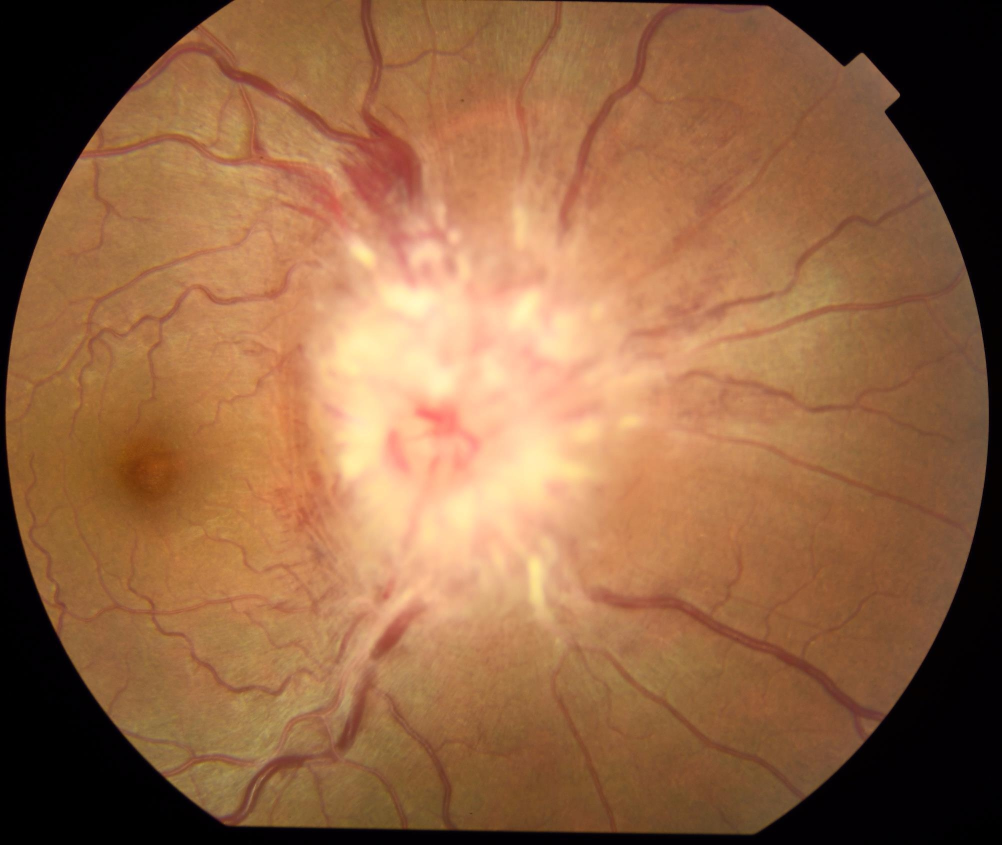
#> input picture optic_disc_detection/test_images/EDD Disc Edema32.jpg, 2004 x 1690 px, found by its file name (shown at 1/2 size); its folder holds only this picture in this run
$ python testing.py
#> lines starting #> are read from the running program, lines starting #| are printed output that depends on the picture; after the words box and inside, x2 and y2 are one past the last pixel; in counts of white or black regions, pixels touching at a corner belong together
#> in all_images, img is the input picture: PIL image 2004x1690 RGB; mean R, G, B 147, 101.7, 67.6
### optic_disc_detection_vessel/initial_processing.py
import numpy as np
from PIL import Image
import cv2

def extract_channel(img, channel):
    """
    Returns the normalized [0, 1]  channel from RGB array image in float32 array
    """
    if channel == 1: # RED
        red_img = img[:, :, 0].astype(np.float32) / 255.0
        return red_img
    elif channel == 2: # BLUE
        grn_img = img[:, :, 1].astype(np.float32) / 255.0
        return grn_img
    elif channel == 3: # GREEN
        blu_img = img[:, :, 2].astype(np.float32) / 255.0
        return blu_img
    return None


def resize(img, target_size):
    """
    Inputs PIL Image and returns resized image as float32 array
    Preserved aspect ratio, where the shorter side is the target size
    If all sides smaller than target size do nothing
    Faciliates faster disc detection
    """
#> called with target_size = 512
    w, h = img.size

    if w < target_size and h < target_size:
        return np.array(img).astype(np.float32)
    if w < h:
        new_w = target_size
        new_h = int(h * target_size / w)
    else:
        new_h = target_size
        new_w = int(w * target_size / h)

    resize_img = img.resize((new_w, new_h), Image.LANCZOS)
    # Options for resampling: NEAREST, BOX, BILINEAR, HAMMING, BICUBIC, LANCZOS
    # LANCZOS chosen as resizing performed as has high quality downsampling
    return np.array(resize_img).astype(np.float32)

### optic_disc_detection_vessel/border_processing.py
import numpy as np
import cv2

def create_mask(img, threshold_value=20/255, distance_to_edge=10, max_border_fraction=0.001):
    """
    Creates a masks to remove dark borders around fundus (assumes iamge is array [0,1] float)

    threshold_value: intensity cutoff to seperate fov and the dark border
    distance_to_edge: minimum Euclidean distance a pixel must have from the fov boundary to be included in the mask
    max_border_fraction: maximum fraction of the image that can be below threshold to assume there is no border

    Returns a binary mask where 1 indicates valid region and 0 indicates outside fov
    """
#> called with threshold_value = 0.0784, distance_to_edge = 10, max_border_fraction = 0.001
    border_mask = (img > threshold_value).astype(np.uint8)
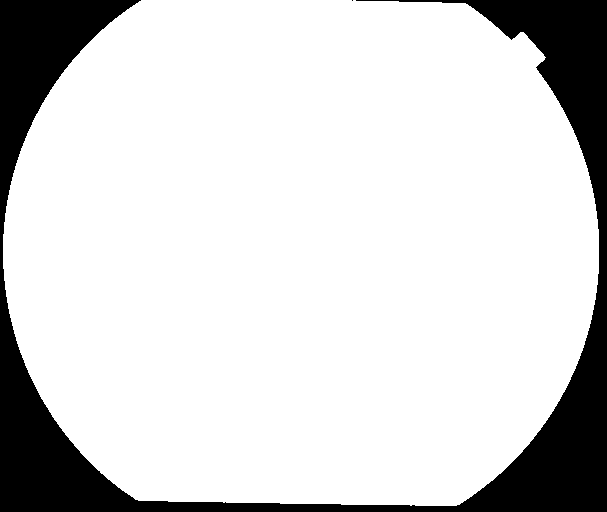
#> border_mask: shape (512, 607); values 0 (black) and 1 (white), 83.5% white; 2 black regions (1 under 20 px), largest, box (x1, y1, x2, y2) and area: (0, 0, 607, 512) 51182
    coverage = border_mask.mean() # Fraction of pixels above threhsold
#> coverage = 0.835

    if coverage < (1 -  max_border_fraction):
        # Keep only the largest connected component (retina FOV)
        num, labels, stats, _ = cv2.connectedComponentsWithStats(border_mask, connectivity=4)
#> num = 2; stats = [[0, 0, 607, 512, 51183], [3, 0, 596, 506, 259601]]
        # 4 Connectivity vs 8 Connectivity (4 = Up, Down, L, R  8 = U, D, L, R, Diagonals)
        if num > 1:
            # Skip Label 0 which is the background (largest = 1 + ...)
            largest = 1 + np.argmax(stats[1:, cv2.CC_STAT_AREA])
#> largest = 1
            border_mask = (labels == largest).astype(np.uint8)
        else:
            border_mask[:] = 1
    else:
        # If coverage is very large assume there is no border and treat the entire image as valid
        border_mask[:] = 1

    dist = cv2.distanceTransform(border_mask, distanceType=cv2.DIST_L2, maskSize=5)
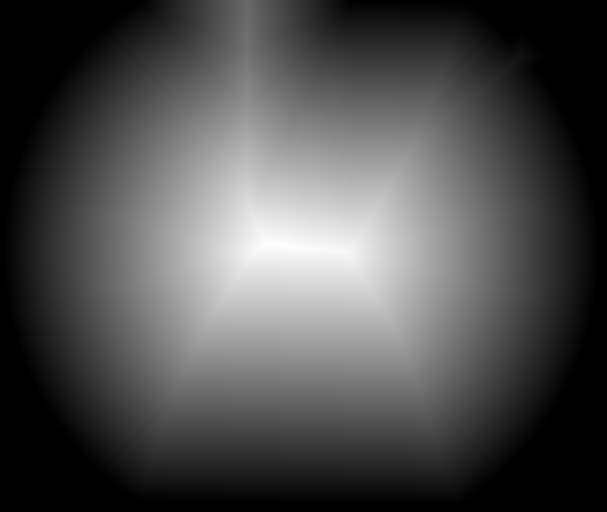
#> dist: shape (512, 607) float32; min 0, max 259.7, mean 80; drawn with min black and max white
    # Mask size looks in a 5×5 neighbourhood to approximate Euclidean distance by propagation

    # Keeps only pixels at least distance_to_edge pixels away from the boundary
    fov_mask = (dist >= distance_to_edge).astype(np.uint8)
#> fov_mask: shape (512, 607); values 0 (black) and 1 (white), 78.5% white; 1 black region, box (x1, y1, x2, y2) and area: (0, 0, 607, 512) 66883

    return fov_mask

# [11 lines left out: function border_fill_median, not called in this run]

def inpaint(img, mask, inpaint_radius=7, inpaint_method=cv2.INPAINT_TELEA):
    """
    Inpaint border using OpenCV inpaint algorithm outside using inside fov image content

    inpaint_radius: Neighborhood radius used for inpainting
    inpaint_method: OpenCV inpainting method (TELEA vs NS)
        INPAINT_TELEA default as faster and produces good enough results

    Returns inpainted image as float array in [0, 1]
    """
#> called with inpaint_radius = 7, inpaint_method = 1
    img = (np.clip(img, 0, 1) * 255).astype(np.uint8) # OpenCV only accepts 8-bit images
#> img: shape (512, 607)
    out_mask = ((mask == 0).astype(np.uint8) * 255) # Creates inpaint mask (outside fov = 255, inside = 0)
    img_inp = cv2.inpaint(img, out_mask, inpaint_radius, inpaint_method).astype(np.float32) / 255.0

    return img_inp

### optic_disc_detection_vessel/save_results.py
import numpy as np
import os
import cv2

def save_image(img, save_folder, name):
    """
    Save an image array, handling grayscale (H×W) and RGB (H×W×3) images
    """
#> called with name = '1_img.png'

    if img.ndim == 2:
        # Grayscale image (assumed float [0,1])
        if img.dtype != np.uint8:
            img = (np.clip(img, 0, 1) * 255).astype(np.uint8)
        save_path = os.path.join(save_folder, name)
        cv2.imwrite(save_path, img)

    elif img.ndim == 3 and img.shape[2] == 3:
        # RGB image
        if img.dtype != np.uint8:
            img = np.clip(img, 0, 255).astype(np.uint8)
        save_path = os.path.join(save_folder, name)
        cv2.imwrite(save_path, cv2.cvtColor(img, cv2.COLOR_RGB2BGR))

    else:
        raise ValueError("Unsupported image shape")

def save_mask_overlay(img, mask, save_folder, name, alpha=0.35):
    """
    Save an RGB visualization overlaying the excluded mask region in red
    """
#> called with name = '3_mask_overlay.png', alpha = 0.35
    # Ensure correct dimensions and channels
    img = (np.clip(img, 0, 1) * 255).astype(np.uint8)
    img = cv2.cvtColor(img, cv2.COLOR_GRAY2BGR)
#> img: shape (512, 607, 3)

    # Create overlay where mask is 0 (border)
    overlay = img.copy()
    overlay[mask == 0] = (0, 0, 255) # Colour overlay red
    mask_overlay = cv2.addWeighted(overlay, alpha, img, 1 - alpha, 0)
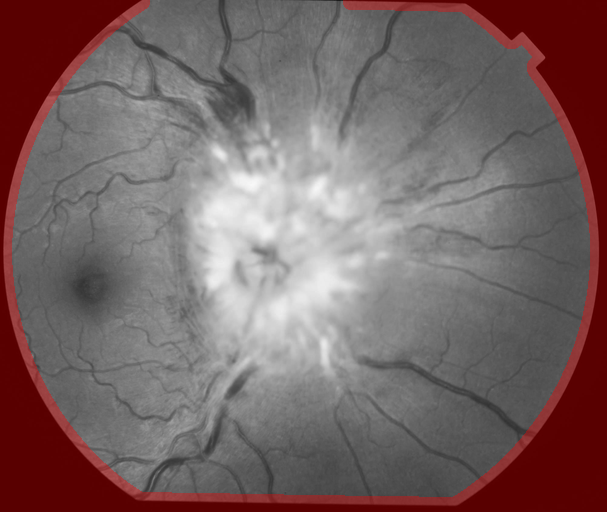
#> mask_overlay: shape (512, 607, 3); mean B, G, R 100.2, 100.2, 119.4

    save_path = os.path.join(save_folder, name)
    cv2.imwrite(save_path, mask_overlay)

# [26 lines left out: function save_candidate_overlay, not called in this run]

### optic_disc_detection_vessel/vessel_enhancement.py
import cv2
import numpy as np
from skimage.filters import threshold_multiotsu


# [11 lines left out: function gaussian_division, not called in this run]

def gaussian_subtraction(img, sigma=60):
    """
    Subtract the image by a gaussian blur of standard deviation sigma
    """
#> called with sigma = 5
    blur = cv2.GaussianBlur(img, (0, 0), sigma) + 1e-6
    # (0, 0) - compute kernel size automatically as sigma = 0.3*((ksize-1)*0.5 - 1) + 0.8

    img_sub = img - blur
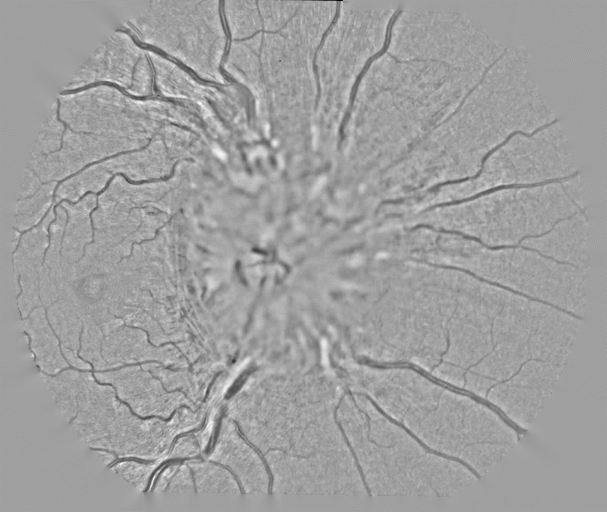
#> img_sub: shape (512, 607) float32; min -0.249, max 0.148, mean -9.02e-06; drawn with min black and max white
    img_sub = cv2.normalize(img_sub, None, 0, 1, cv2.NORM_MINMAX)

    return img_sub.astype(np.float32)

# [5 lines left out: function gaussian_blur, not called in this run]

def otsu_thresholding(img, level=0):
#> called with level = 0
    thresh_multi_ostu = threshold_multiotsu(img)
#> thresh_multi_ostu = [0.561, 0.658]
    multi_ostu_r1 = img > thresh_multi_ostu[level]
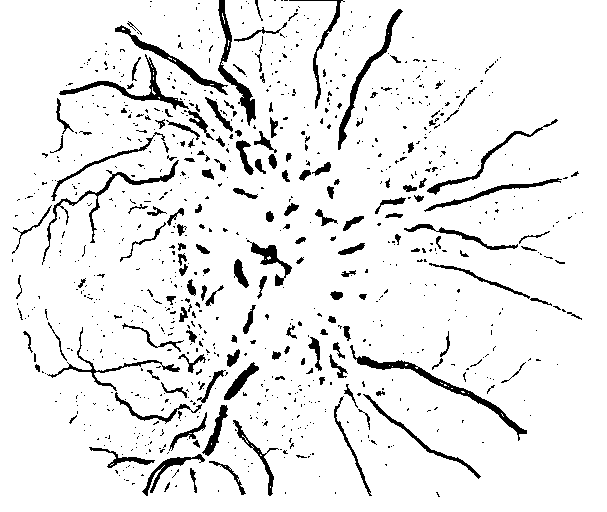
#> multi_ostu_r1: shape (512, 607) bool; 92.2% white; 910 black regions (754 under 20 px), largest, box (x1, y1, x2, y2) and area: (350, 345, 527, 441) 1225, (218, 0, 256, 126) 931, (59, 54, 189, 110) 872

    return multi_ostu_r1

### optic_disc_detection_vessel/vessel_processing.py
import numpy as np
from skimage.measure import label, regionprops
from scipy.ndimage import distance_transform_edt
from skimage.morphology import skeletonize

def inverse_bool_img(img):
    inv_img = ~img.astype(bool)
    return inv_img

def isolate_major_vessels(img, min_area = 10):
    """
    Remove vessels with an area smaller than min_area
    """
#> called with min_area = 10
    lab = label(img, connectivity=2)
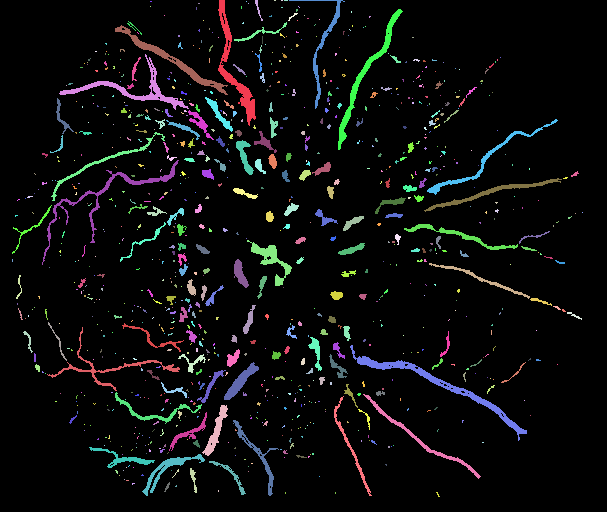
#> lab: shape (512, 607) int32; 911 distinct labels, from 0 to 910; one colour per label, 0 black
    major_vessels = np.zeros_like(img, dtype=bool)
    for r in regionprops(lab):
        if r.area >= min_area:
            major_vessels[lab == r.label] = True
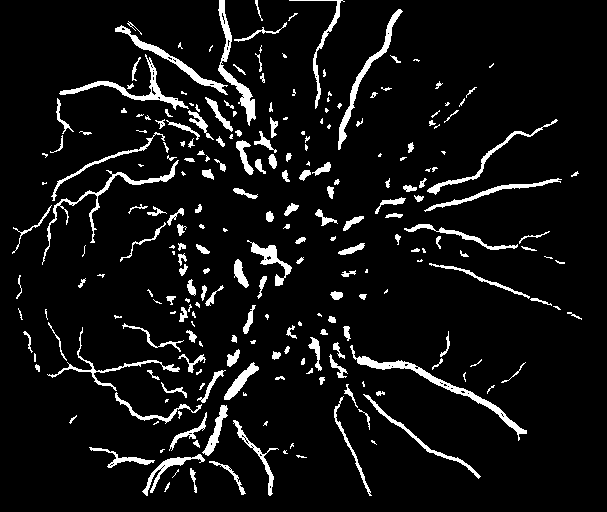
#> major_vessels: shape (512, 607) bool; 7.2% white; 246 white regions (90 under 20 px), largest, box (x1, y1, x2, y2) and area: (350, 345, 527, 441) 1225, (218, 0, 256, 126) 931, (59, 54, 189, 110) 872

    return major_vessels

def vessel_skeleton(img):
    return skeletonize(img)
#> returned value: shape (512, 607) bool; 2% white in thin lines or dots

def vessel_thickness_skeleton(vessel_img, skeleton_img):
    """
    Return normalised thickness weighted skeleton
    """
    dist = distance_transform_edt(vessel_img)
#> (the rest of the program and of its run is left out)
